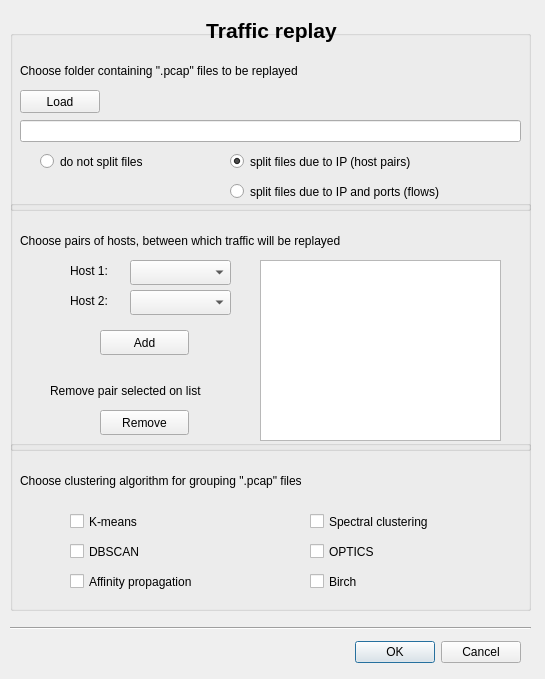
<?xml version="1.0" encoding="UTF-8"?>
<ui version="4.0">
 <class>TrafficDialog</class>
 <widget class="QDialog" name="TrafficDialog">
  <property name="geometry">
   <rect>
    <x>0</x>
    <y>0</y>
    <width>545</width>
    <height>679</height>
   </rect>
  </property>
  <property name="windowTitle">
   <string>Traffic Replay</string>
  </property>
  <widget class="QStackedWidget" name="stackedWidget">
   <property name="geometry">
    <rect>
     <x>0</x>
     <y>10</y>
     <width>541</width>
     <height>661</height>
    </rect>
   </property>
   <property name="currentIndex">
    <number>0</number>
   </property>
   <widget class="QWidget" name="preparePage">
    <widget class="QGroupBox" name="predefinedGroup">
     <property name="enabled">
      <bool>true</bool>
     </property>
     <property name="geometry">
      <rect>
       <x>10</x>
       <y>190</y>
       <width>521</width>
       <height>251</height>
      </rect>
     </property>
     <property name="title">
      <string/>
     </property>
     <property name="flat">
      <bool>false</bool>
     </property>
     <property name="checkable">
      <bool>false</bool>
     </property>
     <widget class="QLabel" name="startPredefinedlabel">
      <property name="enabled">
       <bool>true</bool>
      </property>
      <property name="geometry">
       <rect>
        <x>10</x>
        <y>20</y>
        <width>471</width>
        <height>41</height>
       </rect>
      </property>
      <property name="text">
       <string>Choose pairs of hosts, between which traffic will be replayed</string>
      </property>
      <property name="wordWrap">
       <bool>true</bool>
      </property>
     </widget>
     <widget class="QLabel" name="startPredefinedlabel_3">
      <property name="enabled">
       <bool>true</bool>
      </property>
      <property name="geometry">
       <rect>
        <x>60</x>
        <y>50</y>
        <width>51</width>
        <height>41</height>
       </rect>
      </property>
      <property name="text">
       <string>Host 1:</string>
      </property>
      <property name="wordWrap">
       <bool>true</bool>
      </property>
     </widget>
     <widget class="QComboBox" name="comboHost1">
      <property name="geometry">
       <rect>
        <x>120</x>
        <y>60</y>
        <width>101</width>
        <height>25</height>
       </rect>
      </property>
     </widget>
     <widget class="QLabel" name="startPredefinedlabel_4">
      <property name="enabled">
       <bool>true</bool>
      </property>
      <property name="geometry">
       <rect>
        <x>60</x>
        <y>80</y>
        <width>51</width>
        <height>41</height>
       </rect>
      </property>
      <property name="text">
       <string>Host 2:</string>
      </property>
      <property name="wordWrap">
       <bool>true</bool>
      </property>
     </widget>
     <widget class="QComboBox" name="comboHost2">
      <property name="geometry">
       <rect>
        <x>120</x>
        <y>90</y>
        <width>101</width>
        <height>25</height>
       </rect>
      </property>
     </widget>
     <widget class="QPushButton" name="addPairButton">
      <property name="geometry">
       <rect>
        <x>90</x>
        <y>130</y>
        <width>89</width>
        <height>25</height>
       </rect>
      </property>
      <property name="text">
       <string>Add</string>
      </property>
     </widget>
     <widget class="QPushButton" name="removePairButton">
      <property name="geometry">
       <rect>
        <x>90</x>
        <y>210</y>
        <width>89</width>
        <height>25</height>
       </rect>
      </property>
      <property name="text">
       <string>Remove</string>
      </property>
     </widget>
     <widget class="QListWidget" name="pairList">
      <property name="enabled">
       <bool>true</bool>
      </property>
      <property name="geometry">
       <rect>
        <x>250</x>
        <y>60</y>
        <width>241</width>
        <height>181</height>
       </rect>
      </property>
     </widget>
     <widget class="QLabel" name="startPredefinedlabel_5">
      <property name="enabled">
       <bool>true</bool>
      </property>
      <property name="geometry">
       <rect>
        <x>40</x>
        <y>170</y>
        <width>201</width>
        <height>41</height>
       </rect>
      </property>
      <property name="text">
       <string>Remove pair selected on list</string>
      </property>
      <property name="wordWrap">
       <bool>true</bool>
      </property>
     </widget>
    </widget>
    <widget class="QGroupBox" name="loadGroup">
     <property name="enabled">
      <bool>true</bool>
     </property>
     <property name="geometry">
      <rect>
       <x>10</x>
       <y>20</y>
       <width>521</width>
       <height>181</height>
      </rect>
     </property>
     <property name="title">
      <string/>
     </property>
     <property name="flat">
      <bool>false</bool>
     </property>
     <property name="checkable">
      <bool>false</bool>
     </property>
     <widget class="QPushButton" name="loadButton">
      <property name="geometry">
       <rect>
        <x>10</x>
        <y>60</y>
        <width>80</width>
        <height>23</height>
       </rect>
      </property>
      <property name="text">
       <string>Load</string>
      </property>
     </widget>
     <widget class="QLineEdit" name="loadLine">
      <property name="geometry">
       <rect>
        <x>10</x>
        <y>90</y>
        <width>501</width>
        <height>22</height>
       </rect>
      </property>
     </widget>
     <widget class="QLabel" name="startPredefinedlabel_2">
      <property name="enabled">
       <bool>true</bool>
      </property>
      <property name="geometry">
       <rect>
        <x>10</x>
        <y>20</y>
        <width>471</width>
        <height>41</height>
       </rect>
      </property>
      <property name="text">
       <string>Choose folder containing &quot;.pcap&quot; files to be replayed</string>
      </property>
      <property name="wordWrap">
       <bool>true</bool>
      </property>
     </widget>
     <widget class="QRadioButton" name="splitFlowsButton">
      <property name="geometry">
       <rect>
        <x>220</x>
        <y>150</y>
        <width>271</width>
        <height>23</height>
       </rect>
      </property>
      <property name="text">
       <string>split files due to IP and ports (flows)</string>
      </property>
      <property name="checkable">
       <bool>true</bool>
      </property>
      <property name="checked">
       <bool>false</bool>
      </property>
     </widget>
     <widget class="QRadioButton" name="splitPairsButton">
      <property name="geometry">
       <rect>
        <x>220</x>
        <y>120</y>
        <width>231</width>
        <height>23</height>
       </rect>
      </property>
      <property name="text">
       <string>split files due to IP (host pairs)</string>
      </property>
      <property name="checked">
       <bool>true</bool>
      </property>
     </widget>
     <widget class="QRadioButton" name="splitNotButton">
      <property name="geometry">
       <rect>
        <x>30</x>
        <y>120</y>
        <width>141</width>
        <height>23</height>
       </rect>
      </property>
      <property name="text">
       <string>do not split files</string>
      </property>
      <property name="checkable">
       <bool>true</bool>
      </property>
      <property name="checked">
       <bool>false</bool>
      </property>
     </widget>
    </widget>
    <widget class="QGroupBox" name="loadGroup_2">
     <property name="enabled">
      <bool>true</bool>
     </property>
     <property name="geometry">
      <rect>
       <x>10</x>
       <y>430</y>
       <width>521</width>
       <height>171</height>
      </rect>
     </property>
     <property name="title">
      <string/>
     </property>
     <property name="flat">
      <bool>false</bool>
     </property>
     <property name="checkable">
      <bool>false</bool>
     </property>
     <widget class="QLabel" name="startPredefinedlabel_10">
      <property name="enabled">
       <bool>true</bool>
      </property>
      <property name="geometry">
       <rect>
        <x>10</x>
        <y>20</y>
        <width>471</width>
        <height>41</height>
       </rect>
      </property>
      <property name="text">
       <string>Choose clustering algorithm for grouping &quot;.pcap&quot; files</string>
      </property>
      <property name="wordWrap">
       <bool>true</bool>
      </property>
     </widget>
     <widget class="QCheckBox" name="clusterKmeansButton">
      <property name="geometry">
       <rect>
        <x>60</x>
        <y>70</y>
        <width>112</width>
        <height>23</height>
       </rect>
      </property>
      <property name="text">
       <string>K-means</string>
      </property>
     </widget>
     <widget class="QCheckBox" name="clusterDBSCANButton">
      <property name="geometry">
       <rect>
        <x>60</x>
        <y>100</y>
        <width>112</width>
        <height>23</height>
       </rect>
      </property>
      <property name="text">
       <string>DBSCAN</string>
      </property>
     </widget>
     <widget class="QCheckBox" name="clusterAffinityButton">
      <property name="geometry">
       <rect>
        <x>60</x>
        <y>130</y>
        <width>171</width>
        <height>23</height>
       </rect>
      </property>
      <property name="text">
       <string>Affinity propagation</string>
      </property>
     </widget>
     <widget class="QCheckBox" name="clusterSpectralButton">
      <property name="geometry">
       <rect>
        <x>300</x>
        <y>70</y>
        <width>161</width>
        <height>23</height>
       </rect>
      </property>
      <property name="text">
       <string>Spectral clustering</string>
      </property>
     </widget>
     <widget class="QCheckBox" name="clusterOPTICSButton">
      <property name="geometry">
       <rect>
        <x>300</x>
        <y>100</y>
        <width>112</width>
        <height>23</height>
       </rect>
      </property>
      <property name="text">
       <string>OPTICS</string>
      </property>
     </widget>
     <widget class="QCheckBox" name="clusterBirchButton">
      <property name="geometry">
       <rect>
        <x>300</x>
        <y>130</y>
        <width>112</width>
        <height>23</height>
       </rect>
      </property>
      <property name="text">
       <string>Birch</string>
      </property>
     </widget>
    </widget>
    <widget class="QDialogButtonBox" name="prepareButtonBox">
     <property name="geometry">
      <rect>
       <x>10</x>
       <y>630</y>
       <width>511</width>
       <height>25</height>
      </rect>
     </property>
     <property name="orientation">
      <enum>Qt::Horizontal</enum>
     </property>
     <property name="standardButtons">
      <set>QDialogButtonBox::Cancel|QDialogButtonBox::Ok</set>
     </property>
    </widget>
    <widget class="Line" name="line">
     <property name="geometry">
      <rect>
       <x>10</x>
       <y>610</y>
       <width>521</width>
       <height>16</height>
      </rect>
     </property>
     <property name="orientation">
      <enum>Qt::Horizontal</enum>
     </property>
    </widget>
    <widget class="QLabel" name="label">
     <property name="geometry">
      <rect>
       <x>16</x>
       <y>0</y>
       <width>511</width>
       <height>41</height>
      </rect>
     </property>
     <property name="font">
      <font>
       <pointsize>16</pointsize>
       <weight>75</weight>
       <bold>true</bold>
      </font>
     </property>
     <property name="text">
      <string>Traffic replay</string>
     </property>
     <property name="alignment">
      <set>Qt::AlignCenter</set>
     </property>
    </widget>
   </widget>
   <widget class="QWidget" name="clusteringPage">
    <widget class="QLabel" name="label_3">
     <property name="geometry">
      <rect>
       <x>16</x>
       <y>0</y>
       <width>511</width>
       <height>41</height>
      </rect>
     </property>
     <property name="font">
      <font>
       <pointsize>16</pointsize>
       <weight>75</weight>
       <bold>true</bold>
      </font>
     </property>
     <property name="text">
      <string>Traffic replay</string>
     </property>
     <property name="alignment">
      <set>Qt::AlignCenter</set>
     </property>
    </widget>
    <widget class="QLabel" name="label_4">
     <property name="geometry">
      <rect>
       <x>16</x>
       <y>41</y>
       <width>511</width>
       <height>51</height>
      </rect>
     </property>
     <property name="font">
      <font>
       <pointsize>18</pointsize>
       <weight>50</weight>
       <bold>false</bold>
      </font>
     </property>
     <property name="text">
      <string>Preparation</string>
     </property>
     <property name="alignment">
      <set>Qt::AlignCenter</set>
     </property>
    </widget>
    <widget class="QGroupBox" name="loadGroup_3">
     <property name="enabled">
      <bool>true</bool>
     </property>
     <property name="geometry">
      <rect>
       <x>10</x>
       <y>100</y>
       <width>521</width>
       <height>131</height>
      </rect>
     </property>
     <property name="title">
      <string/>
     </property>
     <property name="flat">
      <bool>false</bool>
     </property>
     <property name="checkable">
      <bool>false</bool>
     </property>
     <widget class="QLabel" name="label_7">
      <property name="enabled">
       <bool>true</bool>
      </property>
      <property name="geometry">
       <rect>
        <x>10</x>
        <y>20</y>
        <width>471</width>
        <height>41</height>
       </rect>
      </property>
      <property name="text">
       <string>Choosen directory with &quot;.pcap&quot; files:</string>
      </property>
      <property name="wordWrap">
       <bool>true</bool>
      </property>
     </widget>
     <widget class="QLabel" name="pathLabel">
      <property name="enabled">
       <bool>true</bool>
      </property>
      <property name="geometry">
       <rect>
        <x>30</x>
        <y>50</y>
        <width>471</width>
        <height>41</height>
       </rect>
      </property>
      <property name="text">
       <string>path</string>
      </property>
      <property name="wordWrap">
       <bool>true</bool>
      </property>
     </widget>
     <widget class="QLabel" name="loadFilesLabel">
      <property name="enabled">
       <bool>true</bool>
      </property>
      <property name="geometry">
       <rect>
        <x>10</x>
        <y>90</y>
        <width>241</width>
        <height>41</height>
       </rect>
      </property>
      <property name="text">
       <string>Number of files found:</string>
      </property>
      <property name="wordWrap">
       <bool>true</bool>
      </property>
     </widget>
     <widget class="QLabel" name="splitLabel">
      <property name="enabled">
       <bool>true</bool>
      </property>
      <property name="geometry">
       <rect>
        <x>270</x>
        <y>90</y>
        <width>241</width>
        <height>41</height>
       </rect>
      </property>
      <property name="text">
       <string>Split files: </string>
      </property>
      <property name="wordWrap">
       <bool>true</bool>
      </property>
     </widget>
    </widget>
    <widget class="QGroupBox" name="loadGroup_4">
     <property name="enabled">
      <bool>true</bool>
     </property>
     <property name="geometry">
      <rect>
       <x>10</x>
       <y>230</y>
       <width>521</width>
       <height>91</height>
      </rect>
     </property>
     <property name="title">
      <string/>
     </property>
     <property name="flat">
      <bool>false</bool>
     </property>
     <property name="checkable">
      <bool>false</bool>
     </property>
     <widget class="QLabel" name="featureStatusLabel">
      <property name="enabled">
       <bool>true</bool>
      </property>
      <property name="geometry">
       <rect>
        <x>10</x>
        <y>20</y>
        <width>501</width>
        <height>41</height>
       </rect>
      </property>
      <property name="text">
       <string>Feature extraction</string>
      </property>
      <property name="wordWrap">
       <bool>true</bool>
      </property>
     </widget>
     <widget class="QLabel" name="featureTimeLabel">
      <property name="enabled">
       <bool>true</bool>
      </property>
      <property name="geometry">
       <rect>
        <x>10</x>
        <y>50</y>
        <width>471</width>
        <height>41</height>
       </rect>
      </property>
      <property name="text">
       <string>Time: -</string>
      </property>
      <property name="wordWrap">
       <bool>true</bool>
      </property>
     </widget>
    </widget>
    <widget class="QGroupBox" name="loadGroup_5">
     <property name="enabled">
      <bool>true</bool>
     </property>
     <property name="geometry">
      <rect>
       <x>10</x>
       <y>320</y>
       <width>521</width>
       <height>201</height>
      </rect>
     </property>
     <property name="title">
      <string/>
     </property>
     <property name="flat">
      <bool>false</bool>
     </property>
     <property name="checkable">
      <bool>false</bool>
     </property>
     <widget class="QLabel" name="clusteringStatusLabel">
      <property name="enabled">
       <bool>true</bool>
      </property>
      <property name="geometry">
       <rect>
        <x>10</x>
        <y>20</y>
        <width>471</width>
        <height>41</height>
       </rect>
      </property>
      <property name="text">
       <string>Clustering</string>
      </property>
      <property name="wordWrap">
       <bool>true</bool>
      </property>
     </widget>
     <widget class="QLabel" name="label_6">
      <property name="enabled">
       <bool>true</bool>
      </property>
      <property name="geometry">
       <rect>
        <x>10</x>
        <y>50</y>
        <width>471</width>
        <height>31</height>
       </rect>
      </property>
      <property name="text">
       <string>Time:</string>
      </property>
      <property name="wordWrap">
       <bool>true</bool>
      </property>
     </widget>
     <widget class="QLabel" name="clusteringTimeLabel">
      <property name="enabled">
       <bool>true</bool>
      </property>
      <property name="geometry">
       <rect>
        <x>30</x>
        <y>80</y>
        <width>471</width>
        <height>101</height>
       </rect>
      </property>
      <property name="text">
       <string>-</string>
      </property>
      <property name="alignment">
       <set>Qt::AlignLeading|Qt::AlignLeft|Qt::AlignTop</set>
      </property>
      <property name="wordWrap">
       <bool>true</bool>
      </property>
     </widget>
    </widget>
    <widget class="QLabel" name="statusLabel">
     <property name="geometry">
      <rect>
       <x>10</x>
       <y>540</y>
       <width>511</width>
       <height>51</height>
      </rect>
     </property>
     <property name="font">
      <font>
       <pointsize>18</pointsize>
       <weight>50</weight>
       <bold>false</bold>
      </font>
     </property>
     <property name="text">
      <string>Please wait ...</string>
     </property>
     <property name="alignment">
      <set>Qt::AlignCenter</set>
     </property>
    </widget>
    <widget class="Line" name="line_2">
     <property name="geometry">
      <rect>
       <x>10</x>
       <y>610</y>
       <width>521</width>
       <height>16</height>
      </rect>
     </property>
     <property name="orientation">
      <enum>Qt::Horizontal</enum>
     </property>
    </widget>
    <widget class="QDialogButtonBox" name="clusteringButtonBox">
     <property name="geometry">
      <rect>
       <x>10</x>
       <y>630</y>
       <width>511</width>
       <height>25</height>
      </rect>
     </property>
     <property name="orientation">
      <enum>Qt::Horizontal</enum>
     </property>
     <property name="standardButtons">
      <set>QDialogButtonBox::Ok</set>
     </property>
    </widget>
   </widget>
   <widget class="QWidget" name="resultsPage">
    <widget class="QLabel" name="label_2">
     <property name="geometry">
      <rect>
       <x>16</x>
       <y>0</y>
       <width>511</width>
       <height>41</height>
      </rect>
     </property>
     <property name="font">
      <font>
       <pointsize>16</pointsize>
       <weight>75</weight>
       <bold>true</bold>
      </font>
     </property>
     <property name="text">
      <string>Traffic replay</string>
     </property>
     <property name="alignment">
      <set>Qt::AlignCenter</set>
     </property>
    </widget>
    <widget class="QLabel" name="label_5">
     <property name="geometry">
      <rect>
       <x>16</x>
       <y>41</y>
       <width>511</width>
       <height>51</height>
      </rect>
     </property>
     <property name="font">
      <font>
       <pointsize>18</pointsize>
       <weight>50</weight>
       <bold>false</bold>
      </font>
     </property>
     <property name="text">
      <string>Results</string>
     </property>
     <property name="alignment">
      <set>Qt::AlignCenter</set>
     </property>
    </widget>
    <widget class="Line" name="line_3">
     <property name="geometry">
      <rect>
       <x>10</x>
       <y>610</y>
       <width>521</width>
       <height>16</height>
      </rect>
     </property>
     <property name="orientation">
      <enum>Qt::Horizontal</enum>
     </property>
    </widget>
    <widget class="QDialogButtonBox" name="resultsButtonBox">
     <property name="geometry">
      <rect>
       <x>10</x>
       <y>630</y>
       <width>511</width>
       <height>25</height>
      </rect>
     </property>
     <property name="orientation">
      <enum>Qt::Horizontal</enum>
     </property>
     <property name="standardButtons">
      <set>QDialogButtonBox::Apply|QDialogButtonBox::Retry</set>
     </property>
    </widget>
    <widget class="QStackedWidget" name="stackedTables">
     <property name="geometry">
      <rect>
       <x>10</x>
       <y>160</y>
       <width>521</width>
       <height>431</height>
      </rect>
     </property>
    </widget>
    <widget class="QLabel" name="label_8">
     <property name="geometry">
      <rect>
       <x>30</x>
       <y>120</y>
       <width>151</width>
       <height>17</height>
      </rect>
     </property>
     <property name="text">
      <string>Clustering algorithm:</string>
     </property>
    </widget>
    <widget class="QComboBox" name="comboClustering">
     <property name="geometry">
      <rect>
       <x>190</x>
       <y>114</y>
       <width>241</width>
       <height>31</height>
      </rect>
     </property>
    </widget>
   </widget>
  </widget>
 </widget>
 <resources/>
 <connections/>
</ui>
